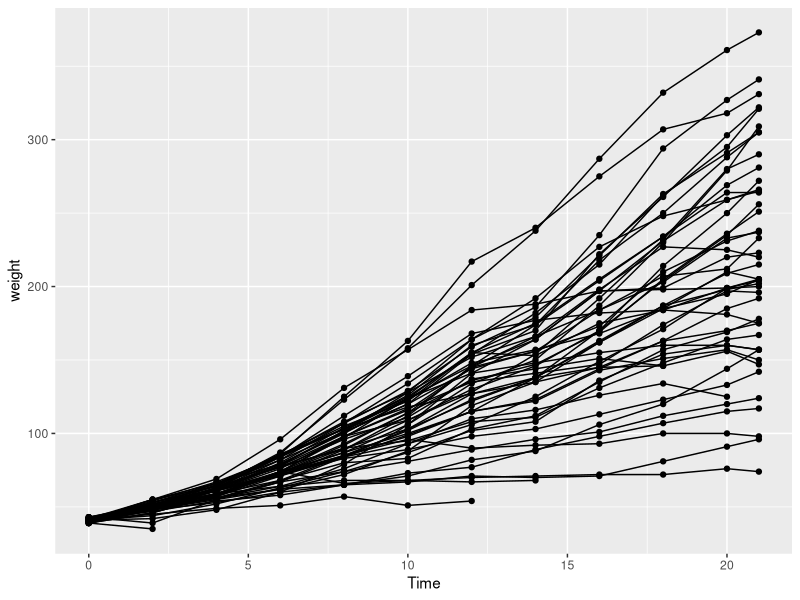
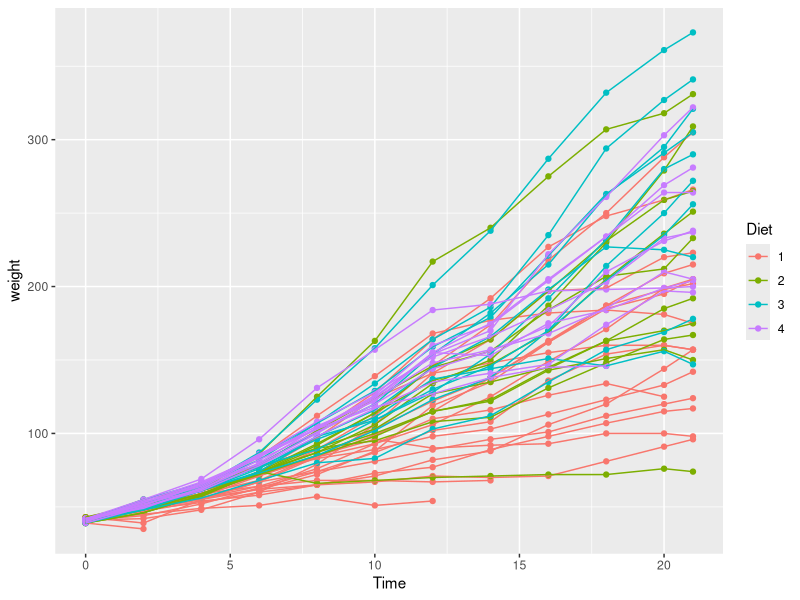
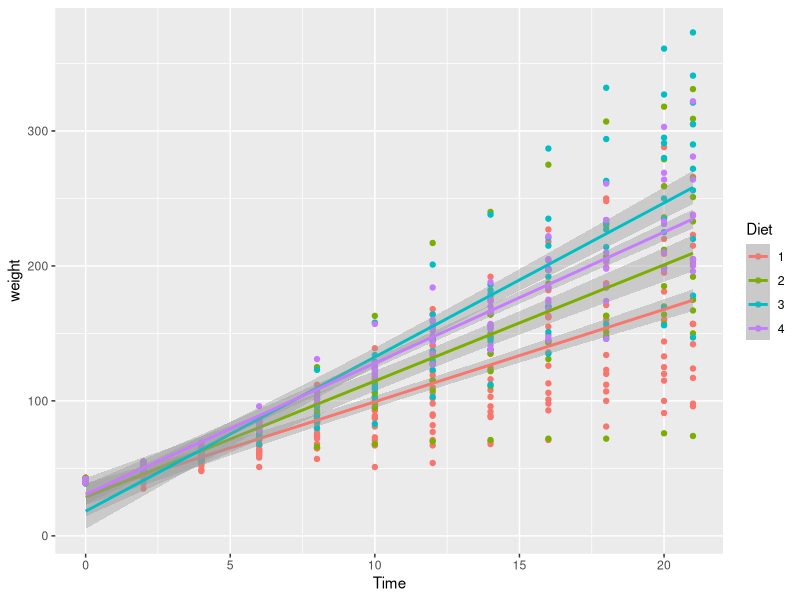
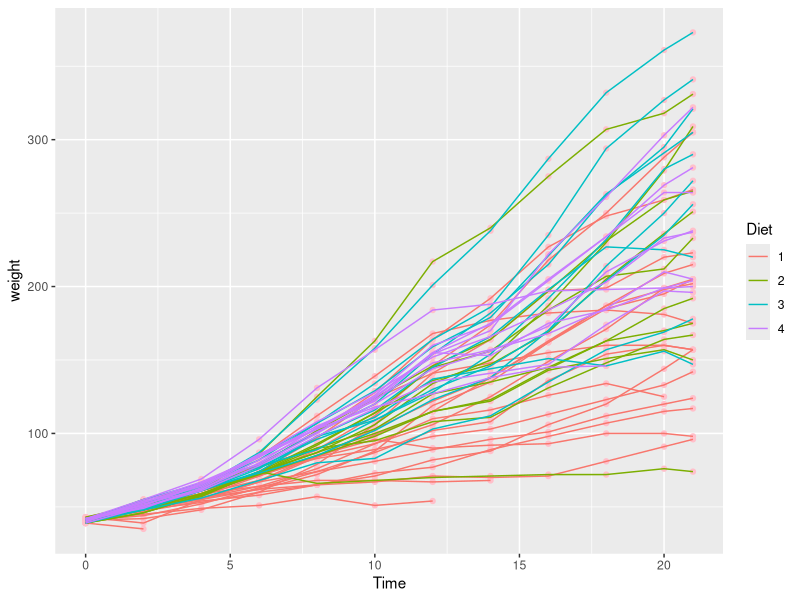
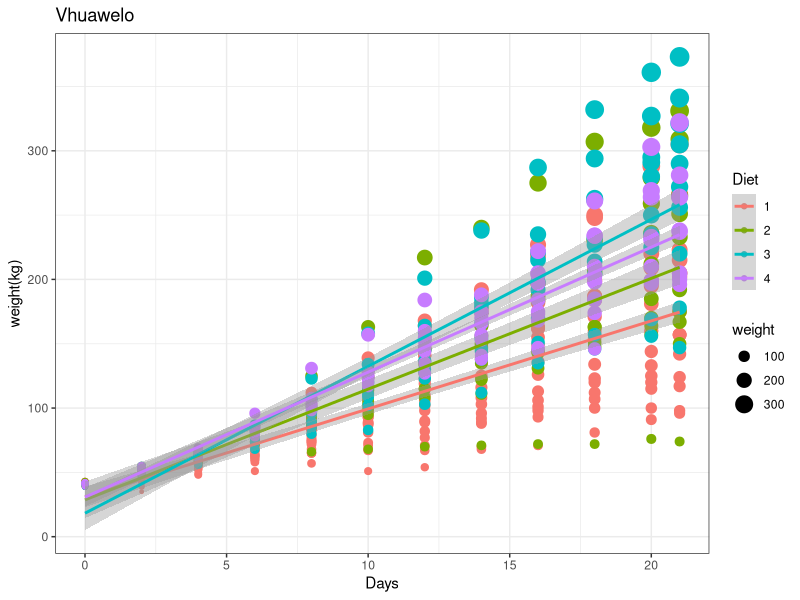
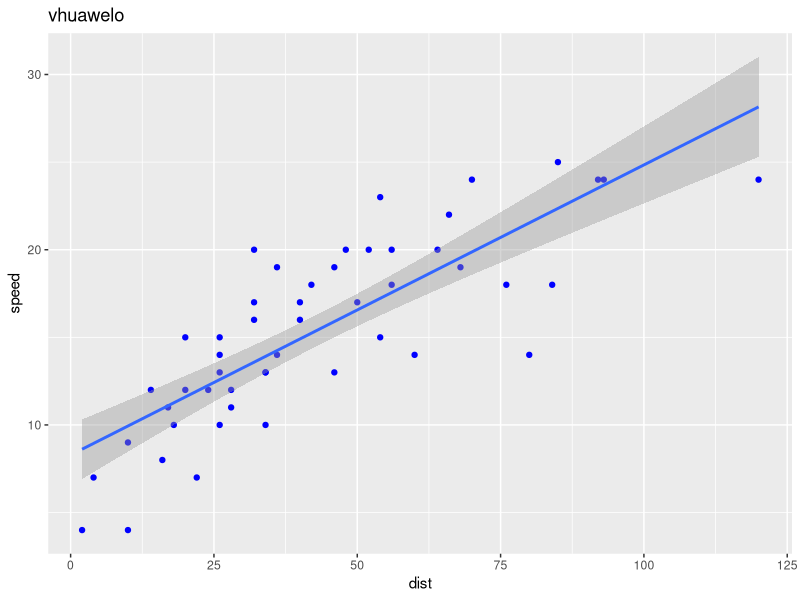
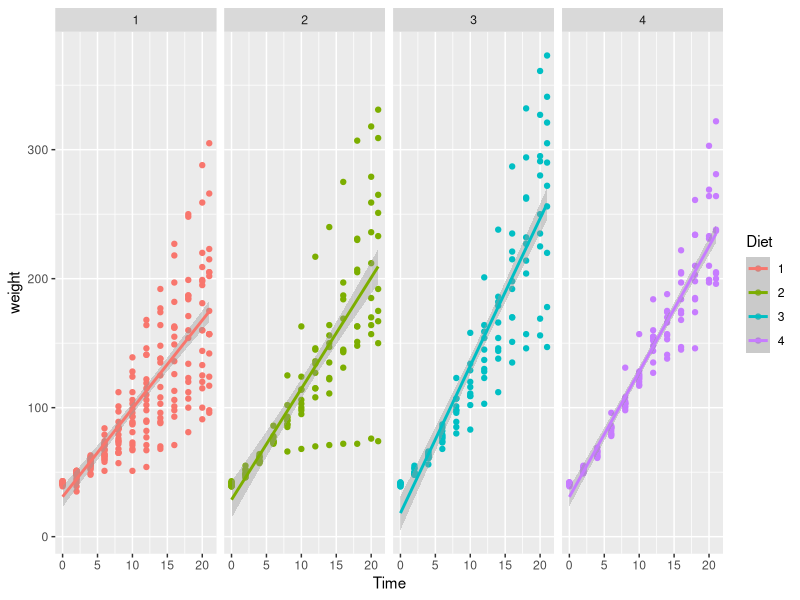
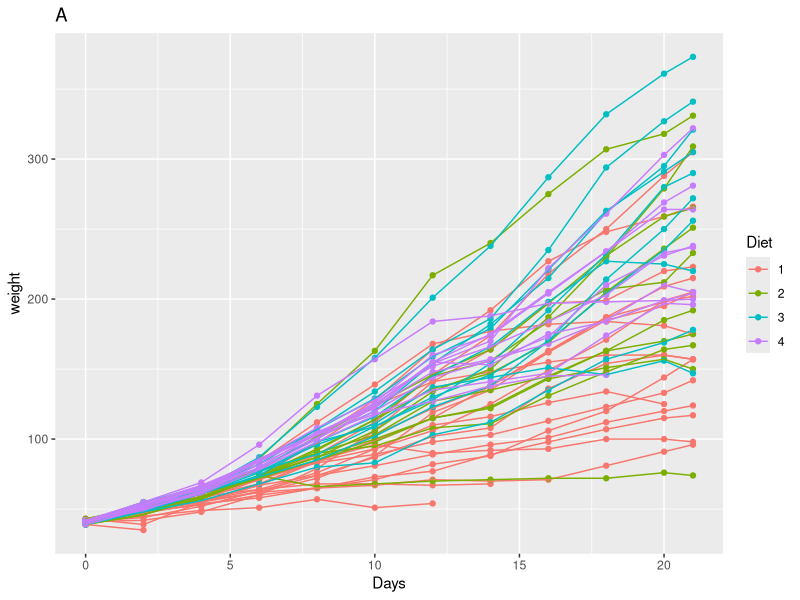

Source code (R) for these figures, in order:
# plotting in R using ggplot2
# Day 2
# vhuawelo
# 30th jan 2019

# load libraries
library(tidyverse)

chicks <- datasets::ChickWeight
??ChickWeight

ggplot(data=chicks, aes(x=Time, y=weight))+
  geom_point()+
  geom_line(aes(group=Chick))
#we use + instead of %>% when plotting graphs.

ggplot(chicks, aes(x=Time, y=weight, colour=Diet))+
  geom_point()+
  geom_line(aes(group=Chick))

ggplot(chicks, aes(x=Time, y=weight, colour=Diet))+
  geom_point()+
  geom_smooth(method="lm") 
#"lm"=linear model

ggplot(chicks, aes(x=Time, y=weight, colour=Diet))+
  geom_point(colour="pink")+
  geom_line(aes(group=Chick))

ggplot(chicks, aes(x=Time, y=weight, colour=Diet))+
  geom_point(aes(size=weight))+
  geom_smooth(method="lm")+
  labs(x="Days", y="weight(kg)")+
  ggtitle("Vhuawelo")+
  theme_bw()

cars <- datasets::cars 
#Assign a name to a build in dataset you want to work with.

ggplot(cars, aes(x=dist, y=speed))+
  geom_point(colour="blue")+
  geom_smooth(method="lm")+
  ggtitle("vhuawelo")

# facetting in ggplot
library(ggpubr)

ggplot(chicks, aes(x=Time, y=weight, colour=Diet))+
  geom_point()+
  geom_smooth(method="lm")+
  facet_wrap(~Diet, ncol=4)
#ncol is the number of columns 
#facet_wrap splited the graph that each diet have its own graph

Chicks_2 <- chicks %>% 
  filter(Time ==21)

plot_1 <- ggplot(chicks, aes(x=Time, y=weight, colour=Diet))+
  geom_point()+
  geom_line(aes(group=Chick))+
labs(x="Days", y="weight")+
  ggtitle("A")
plot_1

plot_2 <- ggplot(chicks, aes(x=Time, y=weight, colour=Diet))+
  geom_point()+
  geom_smooth(method="lm")+
  ggtitle("B")
plot_2

plot3 <- ggplot(data=Chicks_2, aes(x=weight))+
  geom_histogram(aes(fill=Diet), position = "dodge", binwidth = 100)+
  labs(x="Final mass (g)", y="count")
plot3
#when plotting histogram, dodge seperates your bars.

plot4 <- ggplot(data=Chicks_2, aes(x=Diet, y=weight))+
  geom_boxplot(aes(fill=Diet))+
  labs(x="Diet", y="Final mass (g)")
plot4

plot_combined <- ggarrange(plot_1, plot_2, plot3, plot4) 
#Use ggarrange to combine different graphs.
#ggarrange funtion is found in ggpubr library.

#3rd library
library(boot)

urine <- boot::urine
??urine

urine %>% 
  select(-cond)
#to remove a column you use the select function then -(minus) that column name.

ggplot(data = urine, aes(x = osmo, y = ph)) +
  geom_point(aes(colour = cond))

ggplot(data = urine, aes(x = osmo, y = ph)) +
  geom_point(aes(colour = as.factor(r)))

# [A.A]
# Code runs
# Script neat and complete
# Lack of comments throughout the script
# Should explore the functions and create things other than those in class
